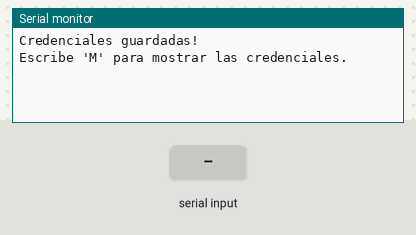
The sketch below on a simulated ESP32. Shown: the last lines printed to the serial monitor. The inputs (shaded band) are chosen by the test bench. EEPROM starts erased.

Above: at 1.2 s.
1.3 s: "M\n" received over Serial
At 2.4 s:
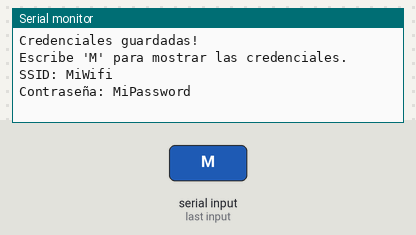
2.8 s: "1\n" received over Serial
At 3.5 s:
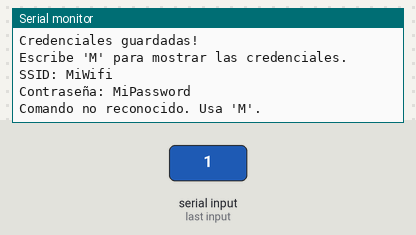

The sketch:

EscrituraRemanente.ino
```cpp
#include <Preferences.h>

Preferences preferences;

const char* ssid = "MiWifi";
const char* password = "MiPassword";

void setup() {
  Serial.begin(115200);
  Serial.println();

  preferences.begin("credentials", false);
  preferences.putString("ssid", ssid);
  preferences.putString("password", password);

  Serial.println("Credenciales guardadas!");

  preferences.end();

  Serial.println("Escribe 'M' para mostrar las credenciales.");
}

void loop() {
  if (Serial.available() > 0) {
    String textoSerial = Serial.readStringUntil('\n');
    textoSerial.trim();
    if (textoSerial.equalsIgnoreCase("M")) {
      mostrar();
    } else {
      Serial.println("Comando no reconocido. Usa 'M'.");
    }
  }
}

void mostrar(){
  Serial.print("SSID: ");
  Serial.println(ssid);
  Serial.print("Contraseña: ");
  Serial.println(password);
}
```

Measured:
- after the input at 1.3 s, the serial monitor: prints a new line at once (image 1)
- after the input at 2.8 s, the serial monitor: prints a new line at once (image 2)
